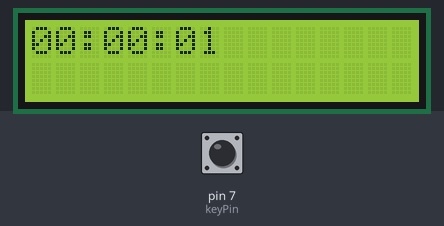
Bench run of a sketch on a simulated Arduino Uno, built with avr-gcc and run on an emulated ATmega328P. Shown: 16×2 character LCD. The test bench sets the inputs (shaded band); at power-on: pin 7 (keyPin) HIGH.

Above: at 1.2 s.
1.3 s: pin 7 (keyPin) pulled LOW for 3.2 s
At 5.8 s:
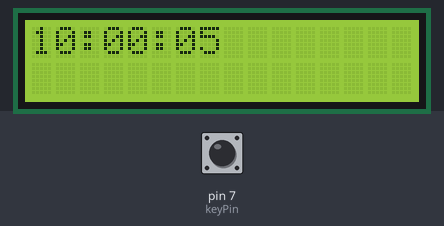
6.0 s: pin 7 (keyPin) pulled LOW for 0.15 s
At 7.4 s:
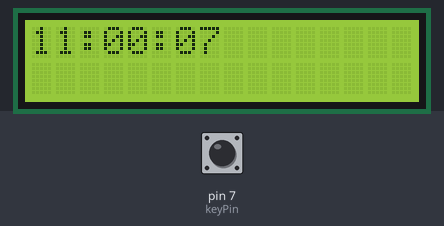
8.5 s: pin 7 (keyPin) pulled LOW for 1 s
At 10.8 s:
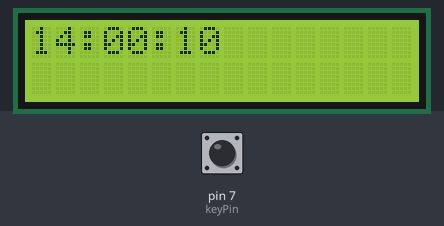
11.0 s: pin 7 (keyPin) pulled LOW for 0.15 s
At 12.3 s:
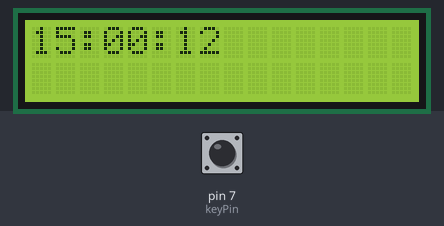
Timing chart, 0 to 14.0 s (numbered marks = the images above; inputs shaded):
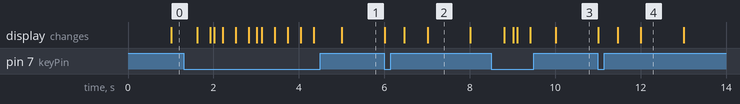

The sketch:

clock.ino
```cpp
#include <Wire.h>
#include <LiquidCrystal_I2C.h>

const char ZERO_CHAR = '0';

const char STATE_ZERO_OFF = 0; // currently Off, push count 0
const char STATE_ONE_ON = 1; // currently On, push count 1
const char STATE_ONE_OFF = 2; // currently Off, push count 1
const char STATE_TWO_ON = 3;  // currently On, push count 2
const char STATE_TWO_OFF = 4;  // currently Off, push count 2
const char STATE_THREE_ON = 5;  // currently On, push count 3
const char STATE_THREE_OFF = 6;  // currently Off, push count 3
const char STATE_ONE_LONG = 7; // currently holding, push count 1
const char STATE_TWO_LONG = 8; // currently holding, push count 2
const char STATE_THREE_LONG = 9; // currently holding, push count 3 (not used)

const int keyPin = 7;
const int STATE_SWITCH_THRESHOLD = 300;

unsigned long base = 0;
unsigned long lastEventTime = 0;
boolean lastKey = HIGH;
boolean currentKey = HIGH;
char currentState = STATE_ZERO_OFF;
char memory[] = "00:00:00";

unsigned char hour, minute, second;

LiquidCrystal_I2C lcd(0x27, 16, 2);

void updateMemory(unsigned long diff) {
  // make sure using unsigned long; 60 * 60 * 1000 would overflow)
  hour = diff / (60UL * 60UL * 1000UL) % 24;
  minute = diff / (60UL * 1000UL) % 60;
  second = diff / 1000UL % 60;
  memory[0] = ZERO_CHAR + hour / 10;
  memory[1] = ZERO_CHAR + hour % 10;
  memory[3] = ZERO_CHAR + minute / 10;
  memory[4] = ZERO_CHAR + minute % 10;
  memory[6] = ZERO_CHAR + second / 10;
  memory[7] = ZERO_CHAR + second % 10;
}

void ioChangeProcess(unsigned long nowTime, char state) {
  switch (currentState) {
    case STATE_ZERO_OFF:
      currentState = STATE_ONE_ON;
      lastEventTime = nowTime;
      break;
    case STATE_ONE_ON:
      currentState = STATE_ONE_OFF;
      lastEventTime = nowTime;
      break;
    case STATE_ONE_OFF:
      currentState = STATE_TWO_ON;
      lastEventTime = nowTime;
      break;
    case STATE_TWO_ON:
      currentState = STATE_TWO_OFF;
      lastEventTime = nowTime;
      break;
    case STATE_TWO_OFF:
      currentState = STATE_THREE_ON;
      lastEventTime = nowTime;
      break;
    case STATE_THREE_ON:
      currentState = STATE_THREE_OFF;
      lastEventTime = nowTime;
      break;
    case STATE_ONE_LONG:
    case STATE_TWO_LONG:
    case STATE_THREE_LONG:
      currentState = STATE_ZERO_OFF;
      lastEventTime = nowTime;
      break;
  }
  return;
}

void timeBasedProcess(unsigned long nowTime, char state) {
  switch (state) {
    case STATE_ONE_ON:
    case STATE_ONE_LONG:
      currentState = STATE_ONE_LONG;
      base -= 60UL * 60UL * 1000UL;
      lastEventTime = nowTime;
      break;
    case STATE_TWO_ON:
    case STATE_TWO_LONG:
      currentState = STATE_TWO_LONG;
      base -= 5UL * 60UL * 1000UL;
      lastEventTime = nowTime;
      break;
    case STATE_THREE_ON:
      lastEventTime = nowTime;
      break;
    case STATE_ONE_OFF:
      currentState = STATE_ZERO_OFF;
      base -= 60UL * 60UL * 1000UL;
      lastEventTime = nowTime;
      break;
    case STATE_TWO_OFF:
      currentState = STATE_ZERO_OFF;
      base -= 5UL * 60UL * 1000UL;
      lastEventTime = nowTime;
      break;
    case STATE_THREE_OFF:
      currentState = STATE_ZERO_OFF;
      base = millis();
      lastEventTime = nowTime;
      break;
  }
  return;
}

void setup()
{
  lcd.init();
  lcd.backlight();
}

void loop()
{
  unsigned long nowTime = millis();

  currentKey = digitalRead(keyPin);
  if (currentKey != lastKey) {
    ioChangeProcess(nowTime, currentState);
  } else if (nowTime - lastEventTime >= STATE_SWITCH_THRESHOLD || currentState == STATE_THREE_OFF) {
    timeBasedProcess(nowTime, currentState);
  }
  lastKey = currentKey;

  updateMemory(nowTime - base);
  lcd.setCursor(0, 0);
  lcd.print(memory);
}
```

Measured:
- what the display in image 2 shows lasts 1.0 s, from 7.0 s to 8.0 s
